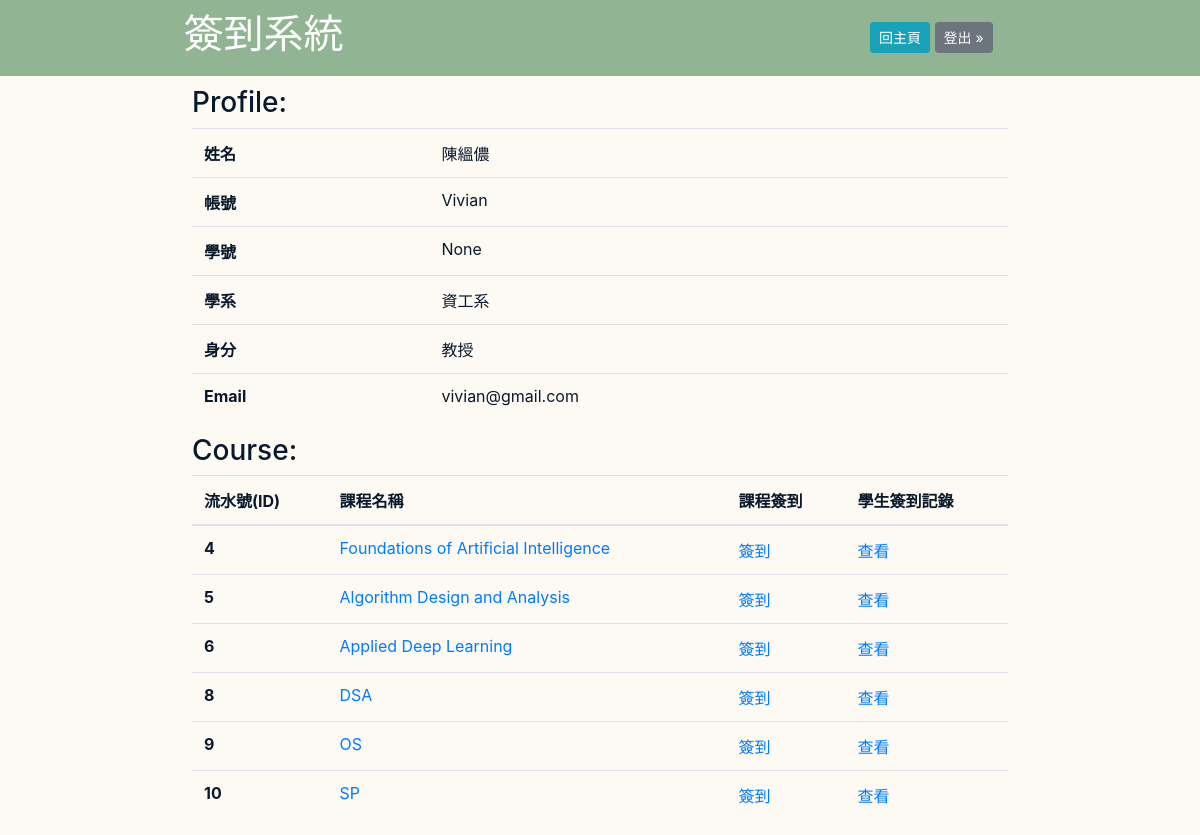
The page /main/profile_4/ (signed in) on the database its author committed.
### main/models.py (models this page shows, shortened)
class UserProfile(models.Model):
    user = models.OneToOneField(User, on_delete=models.CASCADE)
    student_id = models.CharField(blank=True, max_length=20)
    department = models.CharField(blank=True, max_length=50)
    is_teacher = models.BooleanField(blank=True, default=False)
    is_student = models.BooleanField(blank=True, default=False)

class Course(models.Model):
	course_name = models.CharField(max_length = 20)
	teacher = models.ManyToManyField(User, related_name = 'teachers')
	students = models.ManyToManyField(User, related_name = 'students')
	start_date = models.CharField(blank=True, max_length = 20)
	end_date = models.CharField(blank=True, max_length = 20)
	course_address = models.CharField(blank=True, max_length = 100)
	def get_absolute_url(self):
		return reverse("main:course_profile", kwargs={"id": self.id})
	def get_class_signin_url(self):
		return reverse("main:face_detect", kwargs={"course_id": self.id})
	def get_his_div_url(self):
		return reverse("main:history_divide", kwargs={"id": self.id})

### main/views.py (the view, shortened to what this page needs)
# urls.py: path('profile_<int:id>/', views.profile, name='profile'),
@login_required
def profile(request, id):
    User_profile = get_object_or_404(UserProfile, user=request.user)
    if User_profile.id == id:
        if User_profile.is_teacher:
            course_list = request.user.teachers.all()
        else :
            course_list = request.user.students.all()
        context = {
            'form1' : request.user,
            'form2' : User_profile,
            'course_list' : course_list,
            'form3' : User_profile
        }
        return render(request, 'main/profile.html', context)
    else:
        Requested_profile = get_object_or_404(UserProfile, id = id)
        if Requested_profile.is_teacher:
            course_list = Requested_profile.user.teachers.all()
            context = {
                'form1' : Requested_profile.user,
                'form2' : Requested_profile,
                'course_list' : course_list,
                'form3' : User_profile
            }
            return render(request, 'main/profile.html', context)
        else:
            return render(request, 'main/error.html')

### templates/main/profile.html (shortened to what this page needs)
{% extends 'base.html' %}
{% block content %}
<div class="title">
    <div class="title_text">
        <div style="display: flex;padding-right: 20%;justify-content:space-between">
            <h1>簽到系統</h1>
            <div style="padding-top:1.5%;">
                {% if form1.is_authenticated %}
                <a class="btn btn-sm btn-info" href= "{% url 'main:home' %}" role="button">回主頁</a>
		<a class="btn btn-sm btn-secondary" href="{% url 'main:logout' %}" role="button">登出 &#187;</a>
		{% else %}
                <a class="btn btn-sm btn-secondary" href="{% url 'main:login' %}" role="button">登入 &#187;</a>
                {% endif %}
            </div>
        </div>
    </div>
</div>
<div class="context">
	<h3 style="color:#08192D;">Profile:</h3>
<table class="table">
    <tbody>
        <tr>
            <th scope="row">姓名</th>
            <td>{{ form1.last_name }}{{ form1.first_name }}</td>
        </tr>
        <tr>
            <th scope="row">帳號</th>
            <td>{{ form1.username }}</td>
        </tr>
        <tr>
            <th scope="row">學號</th>
            <td>{{ form2.student_id }}</td>
        </tr>
        <tr>
            <th scope="row">學系</th>
            <td>{{ form2.department }}</td>
        </tr>
        <tr>
            <th scope="row">身分</th>
            {% if form2.is_teacher %}
                <td>教授</td>
            {% else %}
                <td>學生</td>
            {% endif %}
        </tr>
        <tr>
            <th scope="row">Email</th>
            <td>{{ form1.email }}</td>
        </tr>
    </tbody>
</table>
<div style="display:flex;justify-content: space-between;">
    <h3 style="color:#08192D;">Course:</h3>
</div>
<table class="table">
    <thead>
        <tr>
            <th scope="col">流水號(ID)</th>
            <th scope="col">課程名稱</th>
            {% if form3.is_student %}
                <th scope="col">課程簽到</th>
            {% endif %}
            <th scope="col">學生簽到記錄</th>
        </tr>
    </thead>
    <tbody>
        {% for course in course_list %}
        <tr>
            <th scope="row">{{ course.id }}</th>
            <td><a href= {{course.get_absolute_url}}> {{course.course_name}}</a></td>
            {% if form3.is_student %}
                <td><a href= {{course.get_class_signin_url}}> 簽到</a></td>
            {% endif %}
            <td><a href= {{course.get_his_div_url}}> 查看</a></td>
        </tr>
        {% endfor %}
    </tbody>
</table>
</div>
{% endblock  %}

### templates/base.html (style rules this page uses)
table.table { color: #08192D; }
div.title { margin: 0px 0px; padding: 10px 5px; max-width: none; width: 100%; background-color: #91B493; }
div.title_text { padding-left: 15%; }
div.context { padding-left: 16%; padding-right: 16%; padding-top: 10px; }
h3, h2, p { color: #08192D; }

### rows shown on the page
UserProfile: student_id "None", department "資工系"
Course: id "4", course_name "Foundations of Artificial Intelligence"
Course: id "5", course_name "Algorithm Design and Analysis"
Course: id "6", course_name "Applied Deep Learning"
Course: id "8", course_name "DSA"
Course: id "9", course_name "OS"
Course: id "10", course_name "SP"
